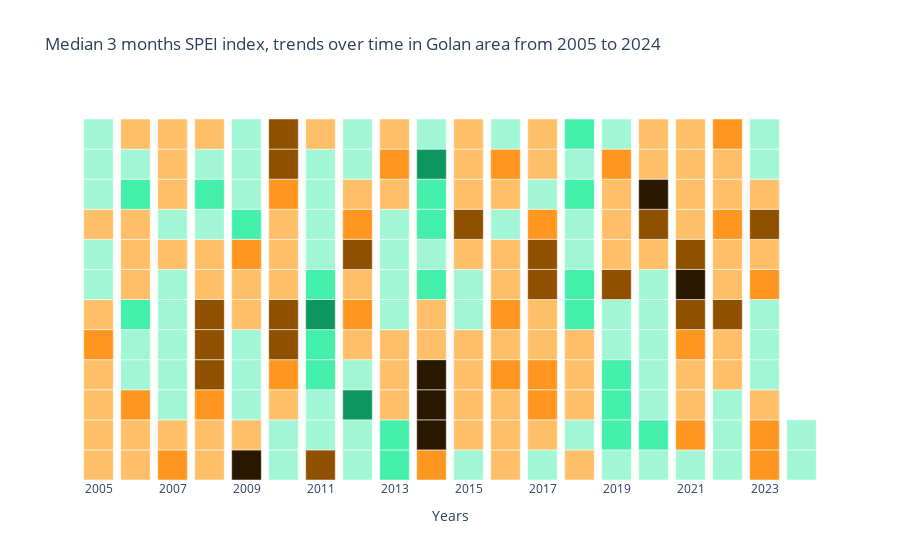

The notebook cell saved with this chart:
### Code cell
charts.create_stripechart(stat_values, timescales, selected, placeholders, 'year')

### Figure 1 — Plotly figure (JSON) as saved in the notebook; plotly's stock layout.template omitted (floating-point values rounded to 4 significant figures; data arrays with more than 128 entries replaced by an {"elided": "..."} marker saying what was removed)
{"data": [{"hoverinfo": "text", "hovertext": {"elided": "230 str values"}, "marker": {"color": {"elided": "230 str values"}}, "orientation": "v", "type": "bar", "width": 0.8, "x": {"elided": "230 str values"}, "y": {"elided": "230 int values"}}], "layout": {"autosize": true, "plot_bgcolor": "rgba(0, 0, 0, 0)", "showlegend": false, "title": {"text": "Median 3 months SPEI index, trends over time in Golan area from 2005 to 2024"}, "xaxis": {"autorange": true, "range": [-0.5, 19.5], "tickangle": 0, "tickmode": "array", "ticktext": {"elided": "230 str values"}, "tickvals": {"elided": "230 str values"}, "title": {"text": "Years"}, "type": "category"}, "yaxis": {"autorange": true, "range": [0, 12.63], "showgrid": false, "showticklabels": false, "title": {"text": "Median SPEI3"}, "type": "linear", "visible": false, "zeroline": false}}}
